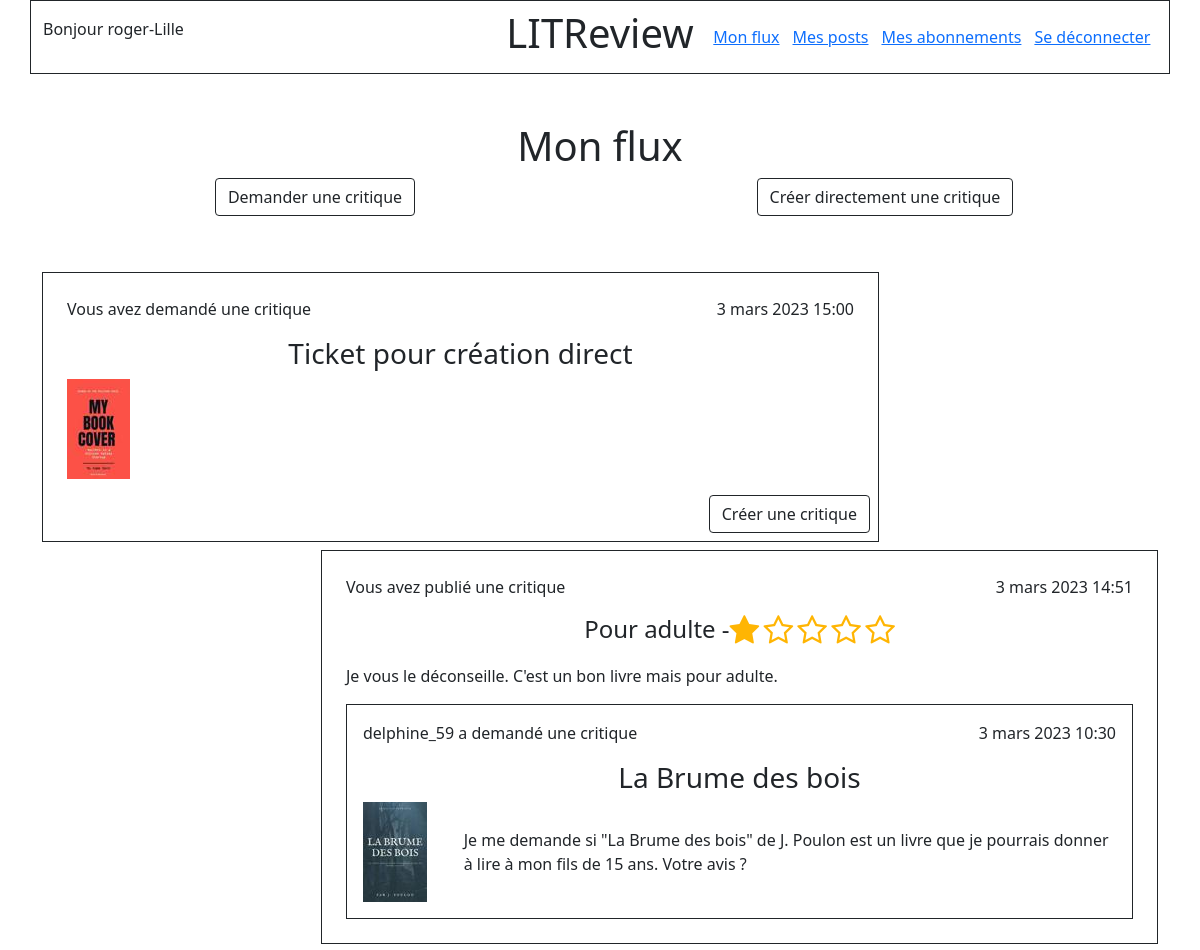
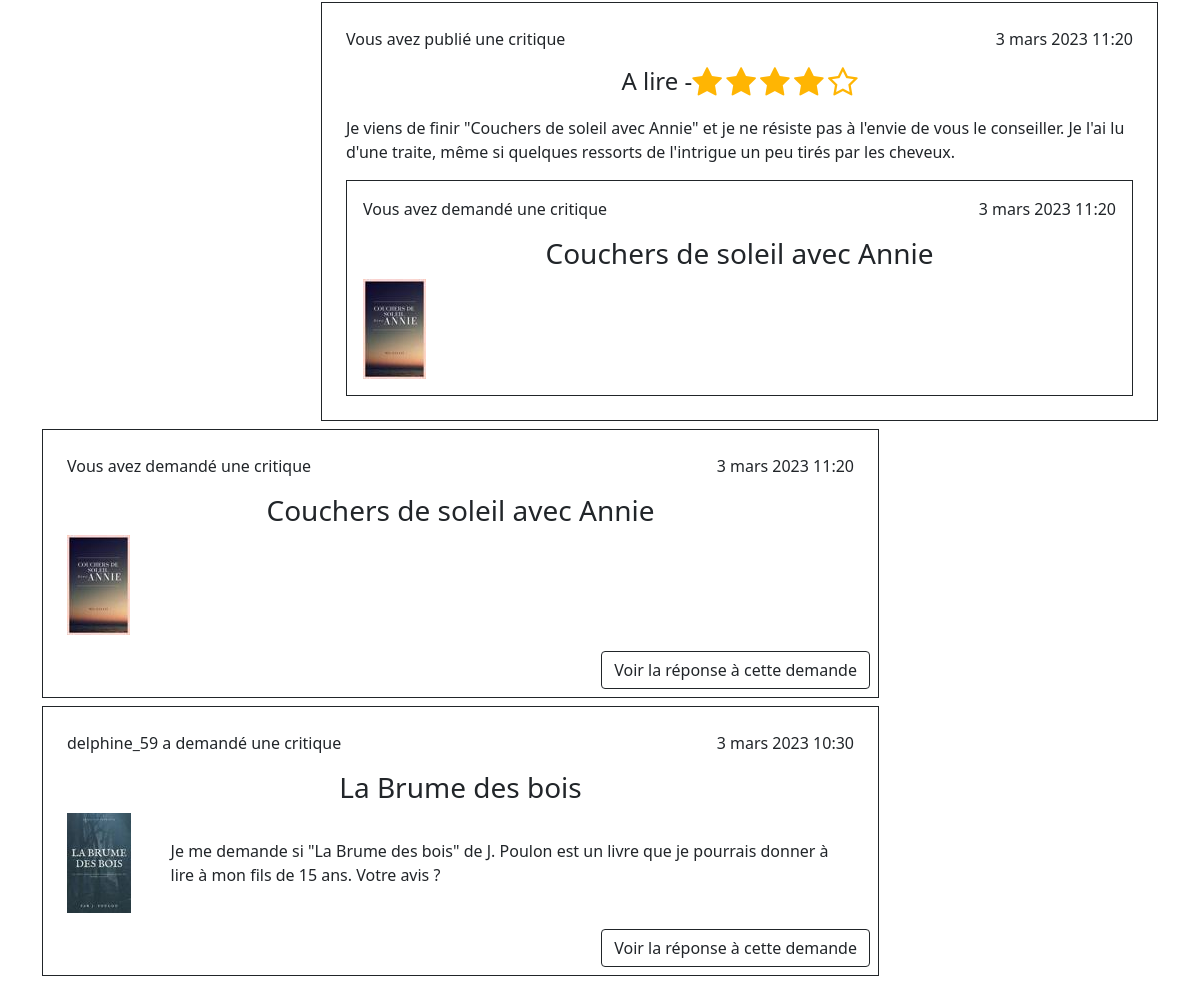
The app's page /flow (signed in) with its own data (2 pictures, top to bottom).
### authentication/models.py (models this page shows)
class User(AbstractUser):
    SUBSCRIBER = "Membre"
    followed_members = models.ManyToManyField(
        settings.AUTH_USER_MODEL,
        through="UserFollows",
        related_name="followed"
    )

### feed/models.py (models this page shows, shortened)
class Ticket(models.Model):
    objects = models.Manager()
    title = models.CharField(max_length=128)
    description = models.TextField(max_length=2048, blank=True)
    user = models.ForeignKey(
        to=settings.AUTH_USER_MODEL,
        on_delete=models.CASCADE
    )
    image = models.ImageField(null=True, blank=True)
    time_created = models.DateTimeField(auto_now_add=True)
    IMAGE_MAX_SIZE = (100, 100)

class Review(models.Model):
    objects = models.Manager()
    ticket = models.OneToOneField(
        Ticket,
        on_delete=models.CASCADE,
        related_name='ticket_review',
        primary_key=False
    )
    rating = models.PositiveSmallIntegerField(
       validators=[MinValueValidator(0), MaxValueValidator(5)]
    )
    user = models.ForeignKey(
        settings.AUTH_USER_MODEL,
        on_delete=models.CASCADE
    )
    headline = models.CharField(max_length=128)
    body = models.TextField(max_length=8192, blank=True)
    time_created = models.DateTimeField(auto_now_add=True)

### feed/views.py (the view)
# urls.py: path('flow', views.flow, name='my-flow'),
@login_required
def flow(request):
    tickets = get_users_viewable_tickets(request.user)
    tickets = tickets.annotate(content_type=Value('TICKET', CharField()))
    reviews = get_users_viewable_reviews(request.user)
    reviews = reviews.annotate(content_type=Value('REVIEW', CharField()))
    posts = sorted(
        chain(tickets, reviews),
        key=lambda post: post.time_created,
        reverse=True
    )
    return render(request, 'feed/flow.html', context={'posts': posts})

### feed/templatetags/feed_extras.py (called while the page is built)
@register.simple_tag(takes_context=True)
def get_user_display(context, user):
    if user == context['user']:
        return "Vous avez"
    return f"{user.username} a"

### feed/views.py (called while the page is built)
def get_users_viewable_tickets(user):
    viewable_tickets = Ticket.objects.filter(
        Q(user=user) | Q(user__in=user.followed_members.all())
    )
    return viewable_tickets

def get_users_viewable_reviews(user):
    viewable_reviews = Review.objects.filter(
        Q(user=user) | Q(user__in=user.followed_members.all())
    )
    return viewable_reviews

### feed/templates/feed/flow.html
{% extends "base.html" %}
{% block content %}
    <h1 class="text-center">Mon flux</h1>
    <div>
        <div class="row">
            <div class="col-6 text-center">
                <a class="btn btn-outline-dark"
                   href="{% url 'feed:ticket-create' %}">Demander une critique</a>
            </div>
            <div class="col-6 text-center">
                <a class="btn btn-outline-dark" href="{% url 'feed:review-direct-create' %}">Créer directement une critique</a>
            </div>
        </div>
    </div>
    <div class="d-flex flex-column my-5">
        {% for post in posts %}
                {% if post.content_type == 'TICKET' %}
                    <div class="align-self-start border border-dark mt-2 p-2 w-75">
                        {% include 'feed/ticket_detail.html' with ticket=post %}
                        <div class="text-end">
                            {% include 'feed/review_check.html' with post=post %}
                        </div>
                    </div>
                {% elif post.content_type == 'REVIEW' %}
                    <div class="align-self-end border border-dark mt-2 p-2 w-75">
                        {% include 'feed/review_detail.html' with review=post %}
                    </div>
                {% endif %}
        {% endfor %}
    </div>
{% endblock content %}

### templates/base.html (shortened to what this page needs)
{% load static %}
<!DOCTYPE html>
<html lang="en" xmlns="http://www.w3.org/1999/html">
<head>
    <link href="https://cdn.jsdelivr.net/npm/bootstrap@5.1.3/dist/css/bootstrap.min.css" rel="stylesheet">
    <link rel="stylesheet" href="https://cdnjs.cloudflare.com/ajax/libs/font-awesome/4.7.0/css/font-awesome.min.css">
    <link rel="stylesheet" href="{% static 'feed/rating_style.css' %}"/>
</head>
<body>
    <header>
        <nav class="bg_light">
            <div class="container">
                <div class="row border border-dark py-2">
                    <div class="col-5 d-flex align-items-center">
                        {% if user.is_authenticated %}
                            <p>Bonjour {{ user.username }}</p>
                        {% endif %}
                    </div>
                    <div class="col-2 d-flex justify-content-center">
                        <h1>LITReview</h1>
                    </div>
                    <div
                            class="col-5 d-flex justify-content-around align-items-center">
                        {% if user.is_authenticated %}
                            <a href="{% url 'feed:my-flow' %}">Mon flux</a>
                            <a href="{% url 'feed:my-posts' %}">Mes posts</a>
                            <a href="{% url 'authentication:follows' %}">Mes abonnements</a>
                            <a href="{% url 'authentication:logout' %}">Se déconnecter</a>
                        {% endif %}
                    </div>
                </div>
            </div>
        </nav>
    </header>
    <section class="container my-5">
    {% block content %}
    {% endblock content %}
    </section>
</body>
</html>

### feed/templates/feed/ticket_detail.html
{% load feed_extras %}
<div class="p-3">
    <div class="row">
        <div class="col text-start">
            <p>{% get_user_display user=ticket.user %} demandé une critique</p>
        </div>
        <div class="col text-end">
            <p>{{ ticket.time_created }}</p>
        </div>
    </div>
    <h3 class="text-center">{{ ticket.title }}</h3>
    <div class="row">
        <div class="col-1 d-flex align-items-center">
            {% if ticket.image %}
            <img src="{{ ticket.image.url }}">
        {% endif %}
        </div>
        <div class="col-11 ps-5 d-flex align-items-center">
             {{ ticket.description }}
        </div>
    </div>
</div>

### feed/templates/feed/review_check.html
{% if not post.ticket_review %}
    <a class="btn btn-outline-dark" href="{% url 'feed:review-create' ticket_id=post.id %}">Créer une critique</a>
{% else %}
    <a class="btn btn-outline-dark" href="{% url 'feed:review-display' review_id=post.ticket_review.id %}">Voir la réponse à cette demande</a>
{% endif %}

### feed/templates/feed/review_detail.html
{% load feed_extras %}
{% block content %}
    <div class="p-3">
        <div class="row">
            <div class="col text-start">
                <p>{% get_user_display user=review.user %} publié une critique</p>
            </div>
            <div class="col text-end">
                <p>{{ review.time_created }}</p>
            </div>
        </div>
    <div class="d-flex justify-content-center">
        <h4>
            {{ review.headline }} -
        </h4>
        <div class="rating-star mb-3">
                <i class="fa fa-2x fa-star{% if review.rating < 1 %}-o{% endif %}"
                   aria-hidden="true"></i>
                <i class="fa fa-2x fa-star{% if review.rating < 2 %}-o{% endif %}"
                   aria-hidden="true"></i>
                <i class="fa fa-2x fa-star{% if review.rating < 3 %}-o{% endif %}"
                   aria-hidden="true"></i>
                <i class="fa fa-2x fa-star{% if review.rating < 4 %}-o{% endif %}"
                   aria-hidden="true"></i>
                <i class="fa fa-2x fa-star{% if review.rating < 5 %}-o{% endif %}"
                   aria-hidden="true"></i>
        </div>
    </div>
            <p>{{ review.body }}</p>
            <div class="border border-dark">
                {% include 'feed/ticket_detail.html' with ticket=review.ticket %}
            </div>
    </div>
{% endblock content %}

### feed/static/feed/rating_style.css (style rules this page uses)
.rating-star { color: #ffb503; }

### records on screen
User: username "roger-Lille"
Ticket: user "Vous avez", time_created "3 mars 2023 15:00", title "Ticket pour création direct", image (picture), shows "Créer une critique"
Review: user "Vous avez", time_created "3 mars 2023 14:51", headline "Pour adulte", rating 1 (drawn), body "Je vous le déconseille. C'est un bon livre mais pour adulte.", image (picture)
Ticket: user.username "delphine_59 a", time_created "3 mars 2023 10:30", title "La Brume des bois", description "Je me demande si \"La Brume des bois\" de J. Poulon est un livre que je pourrais donner à lire à mon fils de 15 ans. Votre avis ?", image (picture), shows "Voir la réponse à cette demande"
Review: user "Vous avez", time_created "3 mars 2023 11:20", headline "A lire", rating 4 (drawn), body "Je viens de finir \"Couchers de soleil avec Annie\" et je ne résiste pas à l'envie de vous le conseiller. Je l'ai lu d'une traite, même si quelques ressorts de l'intrigue un peu tirés par les cheveux.", image (picture)
Ticket: user "Vous avez", time_created "3 mars 2023 11:20", title "Couchers de soleil avec Annie", image (picture), shows "Voir la réponse à cette demande"
